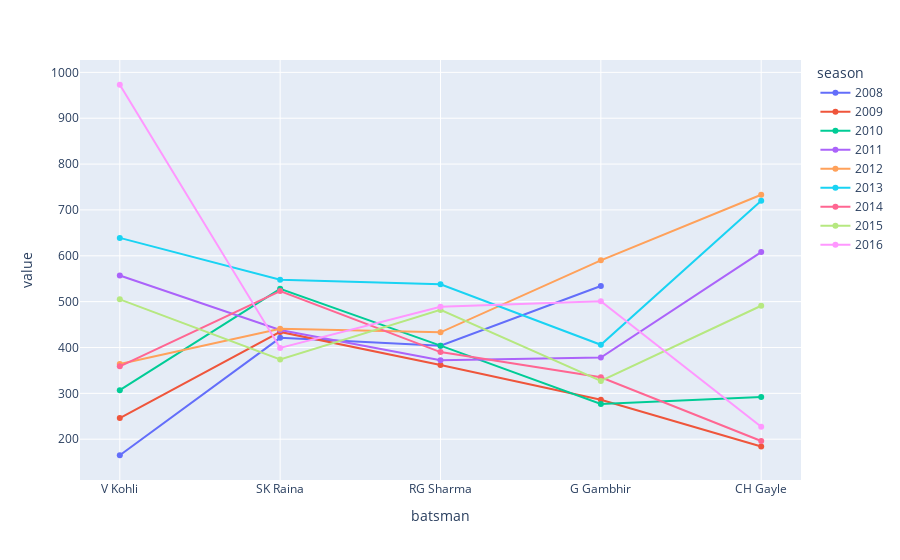

Notebook code for this chart:
### Code cell
fig = px.line(batsman_runsperseason[:5],markers=True)
fig.show()

### Figure 1 — Plotly figure (JSON) as saved in the notebook; plotly's stock layout.template omitted (floating-point values rounded to 4 significant figures)
{"data": [{"hovertemplate": "season=2008<br>batsman=%{x}<br>value=%{y}<extra></extra>", "legendgroup": "2008", "line": {"color": "#636efa", "dash": "solid"}, "marker": {"symbol": "circle"}, "mode": "markers+lines", "name": "2008", "orientation": "v", "showlegend": true, "type": "scatter", "x": ["V Kohli", "SK Raina", "RG Sharma", "G Gambhir", "CH Gayle"], "xaxis": "x", "y": [165, 421, 404, 534, null], "yaxis": "y"}, {"hovertemplate": "season=2009<br>batsman=%{x}<br>value=%{y}<extra></extra>", "legendgroup": "2009", "line": {"color": "#EF553B", "dash": "solid"}, "marker": {"symbol": "circle"}, "mode": "markers+lines", "name": "2009", "orientation": "v", "showlegend": true, "type": "scatter", "x": ["V Kohli", "SK Raina", "RG Sharma", "G Gambhir", "CH Gayle"], "xaxis": "x", "y": [246, 434, 362, 286, 184], "yaxis": "y"}, {"hovertemplate": "season=2010<br>batsman=%{x}<br>value=%{y}<extra></extra>", "legendgroup": "2010", "line": {"color": "#00cc96", "dash": "solid"}, "marker": {"symbol": "circle"}, "mode": "markers+lines", "name": "2010", "orientation": "v", "showlegend": true, "type": "scatter", "x": ["V Kohli", "SK Raina", "RG Sharma", "G Gambhir", "CH Gayle"], "xaxis": "x", "y": [307, 528, 404, 277, 292], "yaxis": "y"}, {"hovertemplate": "season=2011<br>batsman=%{x}<br>value=%{y}<extra></extra>", "legendgroup": "2011", "line": {"color": "#ab63fa", "dash": "solid"}, "marker": {"symbol": "circle"}, "mode": "markers+lines", "name": "2011", "orientation": "v", "showlegend": true, "type": "scatter", "x": ["V Kohli", "SK Raina", "RG Sharma", "G Gambhir", "CH Gayle"], "xaxis": "x", "y": [557, 438, 372, 378, 608], "yaxis": "y"}, {"hovertemplate": "season=2012<br>batsman=%{x}<br>value=%{y}<extra></extra>", "legendgroup": "2012", "line": {"color": "#FFA15A", "dash": "solid"}, "marker": {"symbol": "circle"}, "mode": "markers+lines", "name": "2012", "orientation": "v", "showlegend": true, "type": "scatter", "x": ["V Kohli", "SK Raina", "RG Sharma", "G Gambhir", "CH Gayle"], "xaxis": "x", "y": [364, 441, 433, 590, 733], "yaxis": "y"}, {"hovertemplate": "season=2013<br>batsman=%{x}<br>value=%{y}<extra></extra>", "legendgroup": "2013", "line": {"color": "#19d3f3", "dash": "solid"}, "marker": {"symbol": "circle"}, "mode": "markers+lines", "name": "2013", "orientation": "v", "showlegend": true, "type": "scatter", "x": ["V Kohli", "SK Raina", "RG Sharma", "G Gambhir", "CH Gayle"], "xaxis": "x", "y": [639, 548, 538, 406, 720], "yaxis": "y"}, {"hovertemplate": "season=2014<br>batsman=%{x}<br>value=%{y}<extra></extra>", "legendgroup": "2014", "line": {"color": "#FF6692", "dash": "solid"}, "marker": {"symbol": "circle"}, "mode": "markers+lines", "name": "2014", "orientation": "v", "showlegend": true, "type": "scatter", "x": ["V Kohli", "SK Raina", "RG Sharma", "G Gambhir", "CH Gayle"], "xaxis": "x", "y": [359, 523, 390, 335, 196], "yaxis": "y"}, {"hovertemplate": "season=2015<br>batsman=%{x}<br>value=%{y}<extra></extra>", "legendgroup": "2015", "line": {"color": "#B6E880", "dash": "solid"}, "marker": {"symbol": "circle"}, "mode": "markers+lines", "name": "2015", "orientation": "v", "showlegend": true, "type": "scatter", "x": ["V Kohli", "SK Raina", "RG Sharma", "G Gambhir", "CH Gayle"], "xaxis": "x", "y": [505, 374, 482, 327, 491], "yaxis": "y"}, {"hovertemplate": "season=2016<br>batsman=%{x}<br>value=%{y}<extra></extra>", "legendgroup": "2016", "line": {"color": "#FF97FF", "dash": "solid"}, "marker": {"symbol": "circle"}, "mode": "markers+lines", "name": "2016", "orientation": "v", "showlegend": true, "type": "scatter", "x": ["V Kohli", "SK Raina", "RG Sharma", "G Gambhir", "CH Gayle"], "xaxis": "x", "y": [973, 399, 489, 501, 227], "yaxis": "y"}], "layout": {"legend": {"title": {"text": "season"}, "tracegroupgap": 0}, "margin": {"t": 60}, "xaxis": {"anchor": "y", "domain": [0, 1], "title": {"text": "batsman"}}, "yaxis": {"anchor": "x", "domain": [0, 1], "title": {"text": "value"}}}}
